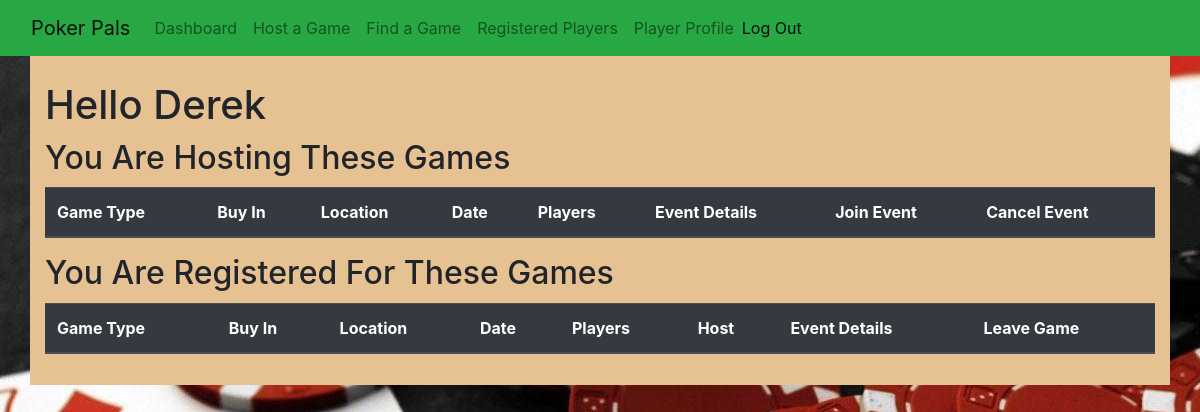
Page /dashboard (signed in) on the earlier database version.
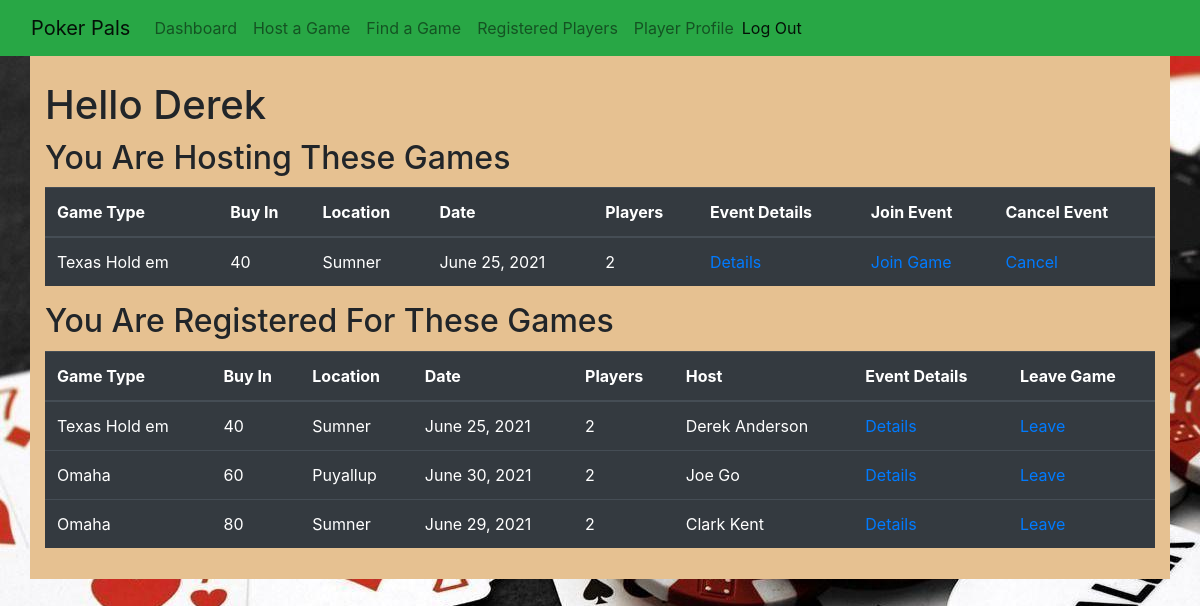
Same page on the later database version.
### poker_app/models.py (models this page shows, shortened)
class Game(models.Model):
    game_type = models.CharField(max_length=255)
    buy_in = models.CharField(max_length=45)
    location = models.CharField(max_length=255)
    date = models.DateField()
    host = models.ForeignKey(User, related_name='host', on_delete=models.CASCADE)
    poker_players = models.ManyToManyField(User, related_name='poker_players')
    description = models.TextField()
    created_at = models.DateTimeField(auto_now_add=True)
    updated_at = models.DateTimeField(auto_now=True)
    objects = EventManager()

class User(models.Model):
    first_name = models.CharField(max_length=45)
    last_name = models.CharField(max_length=45)
    birthdate = models.DateField()
    email = models.EmailField(unique=True)
    password = models.CharField(max_length=255)
    created_at = models.DateTimeField(auto_now_add=True)
    updated_at = models.DateTimeField(auto_now=True)
    objects = LoginManager()
    @property
    def full_name(self):
        return '{} {}'.format(self.first_name, self.last_name)

### poker_app/views.py (the view)
# urls.py: path('dashboard', views.dashboard),
def dashboard(request):
    if 'user_id' not in request.session:
        messages.error(request, "You must be logged in to view this page!")
        return redirect('/')
    user = User.objects.get(id=request.session['user_id'])
    context = {
        'user': user,
        'games': Game.objects.all()
    }
    return render(request, 'dashboard.html', context)

### poker_app/templates/dashboard.html (shortened to what the changed rows need)
<!DOCTYPE html>
<html lang="en">
    <head>
        <link
            href="https://stackpath.bootstrapcdn.com/bootstrap/4.5.0/css/bootstrap.min.css"
            rel="stylesheet"
        />
        {% load static %}
        <link rel="stylesheet" href="{% static 'css/style.css' %}" />
    </head>
    <body>
        <div class="container">
            <div class="row">
                <div class="col-sm">
                    <h1>Hello {{ user.first_name }}</h1>
                    <section>
                        <h2>You Are Hosting These Games</h2>
                        <table class="table table-dark">
                            <thead>
                                <tr>
                                    <th>Game Type</th>
                                    <th>Buy In</th>
                                    <th>Location</th>
                                    <th>Date</th>
                                    <th>Players</th>
                                    <th>Event Details</th>
                                    <th>Join Event</th>
                                    <th>Cancel Event</th>
                                </tr>
                            </thead>
                            <tbody>
                                {% for game in games %} {% if game.host == user %}
                                <tr>
                                    <td>{{ game.game_type }}</td>
                                    <td>{{ game.buy_in }}</td>
                                    <td>{{ game.location }}</td>
                                    <td>{{ game.date }}</td>
                                    <td>{{ game.poker_players.count }}</td>
                                    <td><a href="/event/{{ game.id }}">Details</a></td>
                                    <td><a href="/join/{{game.id}}">Join Game</a></td>
                                    <td><a href="/delete/{{game.id}}">Cancel</a></td>
                                </tr>
                                {% endif %}{% endfor %}
                            </tbody>
                        </table>
                    </section>
                    <section>
                        <h2>You Are Registered For These Games</h2>
                        <table class="table table-dark">
                            <thead>
                                <tr>
                                    <th>Game Type</th>
                                    <th>Buy In</th>
                                    <th>Location</th>
                                    <th>Date</th>
                                    <th>Players</th>
                                    <th>Host</th>
                                    <th>Event Details</th>
                                    <th>Leave Game</th>
                                </tr>
                            </thead>
                            <tbody>
                                {% for game in games %} {% if user in game.poker_players.all %}
                                <tr>
                                    <td>{{ game.game_type }}</td>
                                    <td>{{ game.buy_in }}</td>
                                    <td>{{ game.location }}</td>
                                    <td>{{ game.date }}</td>
                                    <td>{{ game.poker_players.count }}</td>
                                    <td>{{ game.host.full_name }}</td>
                                    <td><a href="/event/{{ game.id }}">Details</a></td>
                                    <td><a href="/leave/{{game.id}}">Leave</a></td>
                                </tr>
                                {% endif %}{% endfor %}
                            </tbody>
                        </table>
                    </section>
                </div>
            </div>
        </div>
    </body>
</html>

Differences in the rows shown:
added Game: game_type "Texas Hold em", buy_in "40", location "Sumner", date "June 25, 2021", poker_players.count "2", host.full_name "Derek Anderson"
added Game: game_type "Omaha", buy_in "60", location "Puyallup", date "June 30, 2021", poker_players.count "2", host.full_name "Joe Go", shown under "You Are Registered For These Games"
added Game: game_type "Omaha", buy_in "80", location "Sumner", date "June 29, 2021", poker_players.count "2", host.full_name "Clark Kent", shown under "You Are Registered For These Games"
